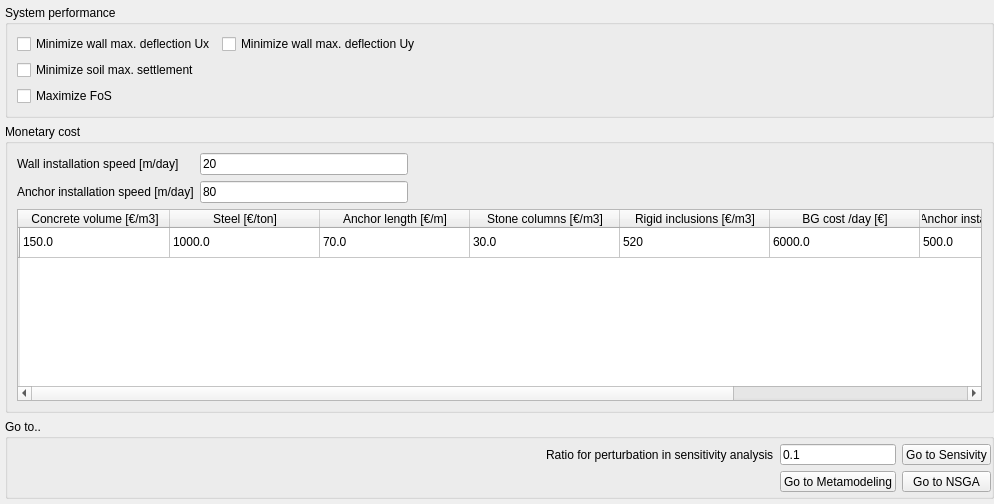
               <widget class="QWidget" name="tab_32">
                <attribute name="title">
                 <string>Objectives</string>
                </attribute>
                <layout class="QVBoxLayout" name="verticalLayout_38">
                 <property name="leftMargin">
                  <number>5</number>
                 </property>
                 <property name="topMargin">
                  <number>5</number>
                 </property>
                 <property name="rightMargin">
                  <number>0</number>
                 </property>
                 <property name="bottomMargin">
                  <number>5</number>
                 </property>
                 <item>
                  <widget class="QGroupBox" name="groupBox_51">
                   <property name="sizePolicy">
                    <sizepolicy hsizetype="Preferred" vsizetype="Preferred">
                     <horstretch>0</horstretch>
                     <verstretch>0</verstretch>
                    </sizepolicy>
                   </property>
                   <property name="title">
                    <string>System performance</string>
                   </property>
                   <layout class="QGridLayout" name="gridLayout_57">
                    <item row="0" column="0">
                     <widget class="QCheckBox" name="checkBox_12">
                      <property name="text">
                       <string>Minimize wall max. deflection Ux</string>
                      </property>
                      <property name="checked">
                       <bool>false</bool>
                      </property>
                     </widget>
                    </item>
                    <item row="0" column="2">
                     <spacer name="horizontalSpacer_58">
                      <property name="orientation">
                       <enum>Qt::Horizontal</enum>
                      </property>
                      <property name="sizeHint" stdset="0">
                       <size>
                        <width>40</width>
                        <height>20</height>
                       </size>
                      </property>
                     </spacer>
                    </item>
                    <item row="2" column="0">
                     <widget class="QCheckBox" name="checkBox_14">
                      <property name="text">
                       <string>Maximize FoS</string>
                      </property>
                     </widget>
                    </item>
                    <item row="1" column="0">
                     <widget class="QCheckBox" name="checkBox_13">
                      <property name="text">
                       <string>Minimize soil max. settlement</string>
                      </property>
                     </widget>
                    </item>
                    <item row="0" column="1">
                     <widget class="QCheckBox" name="checkBox_15">
                      <property name="text">
                       <string>Minimize wall max. deflection Uy</string>
                      </property>
                     </widget>
                    </item>
                   </layout>
                  </widget>
                 </item>
                 <item>
                  <widget class="QGroupBox" name="groupBox_52">
                   <property name="title">
                    <string>Monetary cost</string>
                   </property>
                   <layout class="QGridLayout" name="gridLayout_58">
                    <item row="2" column="0" colspan="3">
                     <widget class="QTableWidget" name="tableWidget_23">
                      <attribute name="horizontalHeaderDefaultSectionSize">
                       <number>150</number>
                      </attribute>
                      <row>
                       <property name="text">
                        <string/>
                       </property>
                      </row>
                      <column>
                       <property name="text">
                        <string>Concrete volume [€/m3]</string>
                       </property>
                      </column>
                      <column>
                       <property name="text">
                        <string>Steel [€/ton]</string>
                       </property>
                      </column>
                      <column>
                       <property name="text">
                        <string>Anchor length [€/m]</string>
                       </property>
                      </column>
                      <column>
                       <property name="text">
                        <string>Stone columns [€/m3]</string>
                       </property>
                      </column>
                      <column>
                       <property name="text">
                        <string>Rigid inclusions [€/m3]</string>
                       </property>
                      </column>
                      <column>
                       <property name="text">
                        <string>BG cost /day [€]</string>
                       </property>
                      </column>
                      <column>
                       <property name="text">
                        <string>Anchor installer cost/ day [€]</string>
                       </property>
                      </column>
                      <column>
                       <property name="text">
                        <string>Mobilization [€]</string>
                       </property>
                      </column>
                      <item row="0" column="0">
                       <property name="text">
                        <string>150.0</string>
                       </property>
                      </item>
                      <item row="0" column="1">
                       <property name="text">
                        <string>1000.0</string>
                       </property>
                      </item>
                      <item row="0" column="2">
                       <property name="text">
                        <string>70.0</string>
                       </property>
                      </item>
                      <item row="0" column="3">
                       <property name="text">
                        <string>30.0</string>
                       </property>
                      </item>
                      <item row="0" column="4">
                       <property name="text">
                        <string>520</string>
                       </property>
                      </item>
                      <item row="0" column="5">
                       <property name="text">
                        <string>6000.0</string>
                       </property>
                      </item>
                      <item row="0" column="6">
                       <property name="text">
                        <string>500.0</string>
                       </property>
                      </item>
                      <item row="0" column="7">
                       <property name="text">
                        <string>20000</string>
                       </property>
                      </item>
                     </widget>
                    </item>
                    <item row="0" column="2">
                     <spacer name="horizontalSpacer_57">
                      <property name="orientation">
                       <enum>Qt::Horizontal</enum>
                      </property>
                      <property name="sizeHint" stdset="0">
                       <size>
                        <width>568</width>
                        <height>20</height>
                       </size>
                      </property>
                     </spacer>
                    </item>
                    <item row="0" column="0">
                     <widget class="QLabel" name="label_113">
                      <property name="text">
                       <string>Wall installation speed [m/day]</string>
                      </property>
                     </widget>
                    </item>
                    <item row="0" column="1">
                     <widget class="QLineEdit" name="lineEdit_66">
                      <property name="text">
                       <string>20</string>
                      </property>
                     </widget>
                    </item>
                    <item row="1" column="0">
                     <widget class="QLabel" name="label_114">
                      <property name="text">
                       <string>Anchor installation speed [m/day]</string>
                      </property>
                     </widget>
                    </item>
                    <item row="1" column="1">
                     <widget class="QLineEdit" name="lineEdit_67">
                      <property name="text">
                       <string>80</string>
                      </property>
                     </widget>
                    </item>
                   </layout>
                  </widget>
                 </item>
                 <item>
                  <widget class="QGroupBox" name="groupBox_47">
                   <property name="maximumSize">
                    <size>
                     <width>16777215</width>
                     <height>80</height>
                    </size>
                   </property>
                   <property name="title">
                    <string>Go to..</string>
                   </property>
                   <layout class="QGridLayout" name="gridLayout_52">
                    <property name="leftMargin">
                     <number>5</number>
                    </property>
                    <property name="topMargin">
                     <number>5</number>
                    </property>
                    <property name="rightMargin">
                     <number>0</number>
                    </property>
                    <property name="bottomMargin">
                     <number>5</number>
                    </property>
                    <item row="0" column="3">
                     <widget class="QPushButton" name="pushButton_108">
                      <property name="text">
                       <string>Go to Sensivity</string>
                      </property>
                     </widget>
                    </item>
                    <item row="2" column="2">
                     <widget class="QPushButton" name="pushButton_117">
                      <property name="text">
                       <string>Go to Metamodeling</string>
                      </property>
                     </widget>
                    </item>
                    <item row="2" column="3">
                     <widget class="QPushButton" name="pushButton_107">
                      <property name="text">
                       <string>Go to NSGA</string>
                      </property>
                     </widget>
                    </item>
                    <item row="0" column="2">
                     <widget class="QLineEdit" name="lineEdit_72">
                      <property name="text">
                       <string>0.1</string>
                      </property>
                     </widget>
                    </item>
                    <item row="0" column="1">
                     <widget class="QLabel" name="label_125">
                      <property name="text">
                       <string>Ratio for perturbation in sensitivity analysis</string>
                      </property>
                     </widget>
                    </item>
                    <item row="2" column="0" colspan="2">
                     <spacer name="horizontalSpacer_49">
                      <property name="orientation">
                       <enum>Qt::Horizontal</enum>
                      </property>
                      <property name="sizeHint" stdset="0">
                       <size>
                        <width>761</width>
                        <height>20</height>
                       </size>
                      </property>
                     </spacer>
                    </item>
                    <item row="0" column="0">
                     <spacer name="horizontalSpacer_63">
                      <property name="orientation">
                       <enum>Qt::Horizontal</enum>
                      </property>
                      <property name="sizeHint" stdset="0">
                       <size>
                        <width>40</width>
                        <height>20</height>
                       </size>
                      </property>
                     </spacer>
                    </item>
                   </layout>
                  </widget>
                 </item>
                </layout>
               </widget>
